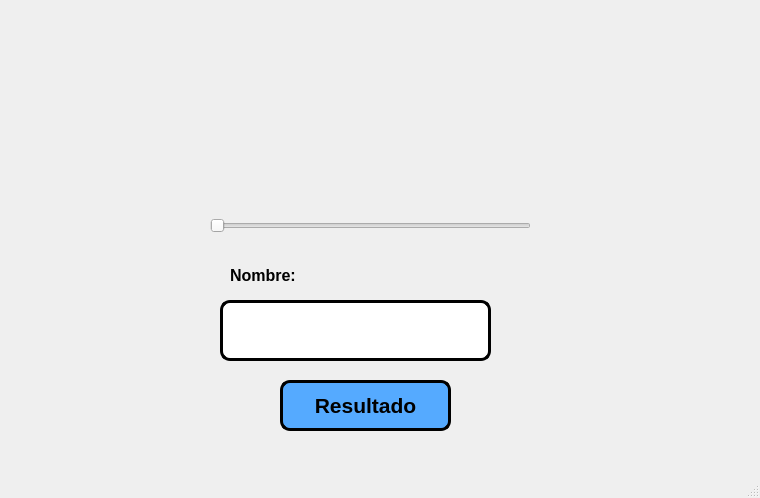
<?xml version="1.0" encoding="UTF-8"?>
<ui version="4.0">
 <class>MainWindow</class>
 <widget class="QMainWindow" name="MainWindow">
  <property name="geometry">
   <rect>
    <x>0</x>
    <y>0</y>
    <width>760</width>
    <height>498</height>
   </rect>
  </property>
  <property name="windowTitle">
   <string>MainWindow</string>
  </property>
  <widget class="QWidget" name="centralwidget">
   <widget class="QLabel" name="label_5">
    <property name="geometry">
     <rect>
      <x>230</x>
      <y>260</y>
      <width>101</width>
      <height>31</height>
     </rect>
    </property>
    <property name="font">
     <font>
      <pointsize>12</pointsize>
      <weight>75</weight>
      <bold>true</bold>
     </font>
    </property>
    <property name="text">
     <string>Nombre:</string>
    </property>
   </widget>
   <widget class="QLabel" name="imagen">
    <property name="geometry">
     <rect>
      <x>230</x>
      <y>10</y>
      <width>271</width>
      <height>171</height>
     </rect>
    </property>
    <property name="styleSheet">
     <string notr="true"/>
    </property>
    <property name="text">
     <string/>
    </property>
    <property name="pixmap">
     <pixmap resource="../../Archivos/Recursos.qrc">:/Fotos/mew.jpg</pixmap>
    </property>
    <property name="scaledContents">
     <bool>true</bool>
    </property>
   </widget>
   <widget class="QLabel" name="label_2">
    <property name="geometry">
     <rect>
      <x>10</x>
      <y>20</y>
      <width>151</width>
      <height>111</height>
     </rect>
    </property>
    <property name="styleSheet">
     <string notr="true"/>
    </property>
    <property name="text">
     <string/>
    </property>
    <property name="pixmap">
     <pixmap resource="../../Archivos/Recursos.qrc">:/Fotos/logofacultad.jpg</pixmap>
    </property>
    <property name="scaledContents">
     <bool>true</bool>
    </property>
   </widget>
   <widget class="QLabel" name="label_3">
    <property name="geometry">
     <rect>
      <x>580</x>
      <y>10</y>
      <width>161</width>
      <height>111</height>
     </rect>
    </property>
    <property name="styleSheet">
     <string notr="true"/>
    </property>
    <property name="text">
     <string/>
    </property>
    <property name="pixmap">
     <pixmap resource="../../Archivos/Recursos.qrc">:/Fotos/logoUAT.jpg</pixmap>
    </property>
    <property name="scaledContents">
     <bool>true</bool>
    </property>
   </widget>
   <widget class="QLabel" name="label_4">
    <property name="geometry">
     <rect>
      <x>580</x>
      <y>310</y>
      <width>161</width>
      <height>121</height>
     </rect>
    </property>
    <property name="styleSheet">
     <string notr="true"/>
    </property>
    <property name="text">
     <string/>
    </property>
    <property name="pixmap">
     <pixmap resource="../../Archivos/Recursos.qrc">:/Fotos/kirby buchon.jpg</pixmap>
    </property>
    <property name="scaledContents">
     <bool>true</bool>
    </property>
   </widget>
   <widget class="QLabel" name="txt_nombre_imagen">
    <property name="geometry">
     <rect>
      <x>220</x>
      <y>300</y>
      <width>271</width>
      <height>61</height>
     </rect>
    </property>
    <property name="font">
     <font>
      <pointsize>12</pointsize>
      <weight>75</weight>
      <bold>true</bold>
     </font>
    </property>
    <property name="styleSheet">
     <string notr="true">background-color: rgb(255, 255, 255);
border-radius: 10px;
border: 3px solid black</string>
    </property>
    <property name="text">
     <string/>
    </property>
    <property name="alignment">
     <set>Qt::AlignCenter</set>
    </property>
   </widget>
   <widget class="QSlider" name="selector_imagen">
    <property name="geometry">
     <rect>
      <x>210</x>
      <y>200</y>
      <width>321</width>
      <height>51</height>
     </rect>
    </property>
    <property name="orientation">
     <enum>Qt::Horizontal</enum>
    </property>
   </widget>
   <widget class="QPushButton" name="btn_resultado">
    <property name="geometry">
     <rect>
      <x>280</x>
      <y>380</y>
      <width>171</width>
      <height>51</height>
     </rect>
    </property>
    <property name="font">
     <font>
      <pointsize>16</pointsize>
      <weight>75</weight>
      <bold>true</bold>
     </font>
    </property>
    <property name="styleSheet">
     <string notr="true">background-color: rgb(85, 170, 255);
border-radius: 10px;
border: 3px solid black</string>
    </property>
    <property name="text">
     <string>Resultado</string>
    </property>
   </widget>
  </widget>
  <widget class="QMenuBar" name="menubar">
   <property name="geometry">
    <rect>
     <x>0</x>
     <y>0</y>
     <width>760</width>
     <height>26</height>
    </rect>
   </property>
  </widget>
  <widget class="QStatusBar" name="statusbar"/>
 </widget>
 <resources>
  <include location="../../Archivos/Recursos.qrc"/>
 </resources>
 <connections/>
</ui>
